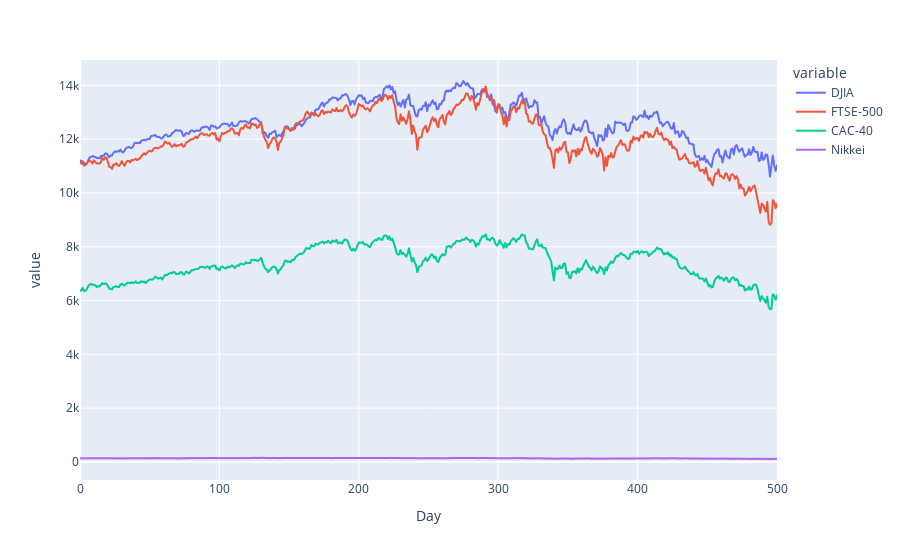

Notebook code cell kept with this figure:
### Code cell
indexes    = pd.read_excel('stock_indexes.xls','for_python',index_col=0)
print(indexes)

fig_indexes = px.line(indexes)
fig_indexes.show()

### Figure 1 — Plotly figure (JSON) as saved in the notebook; plotly's stock layout.template omitted (floating-point values rounded to 4 significant figures; data arrays with more than 128 entries replaced by an {"elided": "..."} marker saying what was removed)
{"data": [{"hovertemplate": "variable=DJIA<br>Day=%{x}<br>value=%{y}<extra></extra>", "legendgroup": "DJIA", "line": {"color": "#636efa", "dash": "solid"}, "marker": {"symbol": "circle"}, "mode": "lines", "name": "DJIA", "showlegend": true, "type": "scattergl", "x": {"elided": "501 int values"}, "xaxis": "x", "y": {"elided": "501 float values"}, "yaxis": "y"}, {"hovertemplate": "variable=FTSE-500<br>Day=%{x}<br>value=%{y}<extra></extra>", "legendgroup": "FTSE-500", "line": {"color": "#EF553B", "dash": "solid"}, "marker": {"symbol": "circle"}, "mode": "lines", "name": "FTSE-500", "showlegend": true, "type": "scattergl", "x": {"elided": "501 int values"}, "xaxis": "x", "y": {"elided": "501 float values"}, "yaxis": "y"}, {"hovertemplate": "variable=CAC-40<br>Day=%{x}<br>value=%{y}<extra></extra>", "legendgroup": "CAC-40", "line": {"color": "#00cc96", "dash": "solid"}, "marker": {"symbol": "circle"}, "mode": "lines", "name": "CAC-40", "showlegend": true, "type": "scattergl", "x": {"elided": "501 int values"}, "xaxis": "x", "y": {"elided": "501 float values"}, "yaxis": "y"}, {"hovertemplate": "variable=Nikkei<br>Day=%{x}<br>value=%{y}<extra></extra>", "legendgroup": "Nikkei", "line": {"color": "#ab63fa", "dash": "solid"}, "marker": {"symbol": "circle"}, "mode": "lines", "name": "Nikkei", "showlegend": true, "type": "scattergl", "x": {"elided": "501 int values"}, "xaxis": "x", "y": {"elided": "501 float values"}, "yaxis": "y"}], "layout": {"legend": {"title": {"text": "variable"}, "tracegroupgap": 0}, "margin": {"t": 60}, "xaxis": {"anchor": "y", "domain": [0, 1], "title": {"text": "Day"}}, "yaxis": {"anchor": "x", "domain": [0, 1], "title": {"text": "value"}}}}
